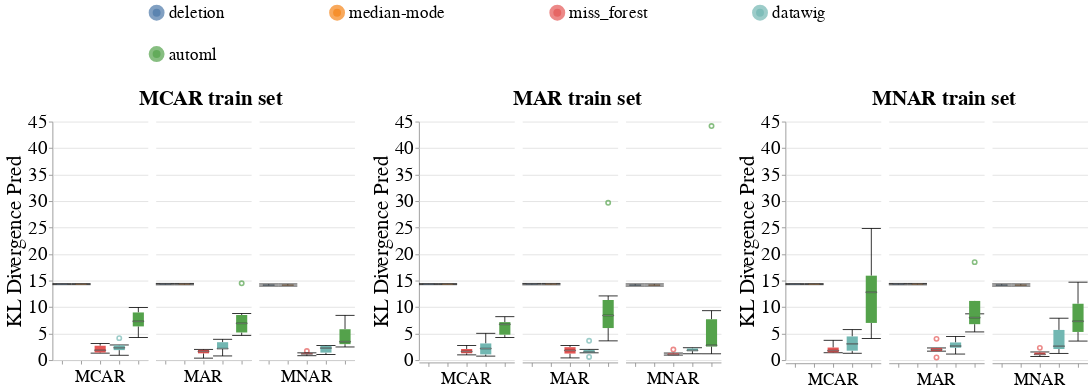

Notebook cell for this chart:
### Code cell
# Numerical
create_box_plots_for_diff_imputers(dataset_name=DATASET_NAME,
                                   column_name='WKHP',
                                   metric_name='kl_divergence_pred',
                                   db_client=db_client,
                                   without_dummy=True)
